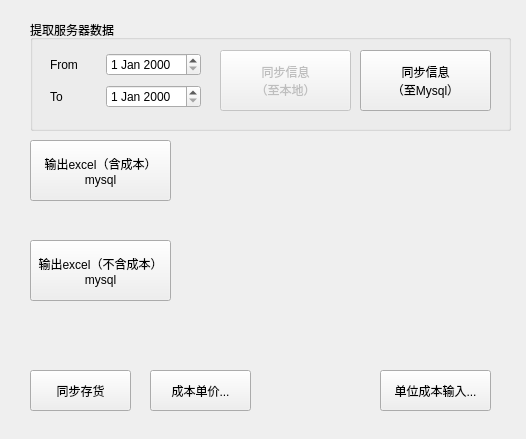
<?xml version="1.0" encoding="UTF-8"?>
<ui version="4.0">
 <class>Stat_Main</class>
 <widget class="QWidget" name="Stat_Main">
  <property name="geometry">
   <rect>
    <x>0</x>
    <y>0</y>
    <width>526</width>
    <height>439</height>
   </rect>
  </property>
  <property name="minimumSize">
   <size>
    <width>488</width>
    <height>333</height>
   </size>
  </property>
  <property name="windowTitle">
   <string>销售统计</string>
  </property>
  <widget class="QPushButton" name="btn_addcost">
   <property name="geometry">
    <rect>
     <x>380</x>
     <y>370</y>
     <width>111</width>
     <height>41</height>
    </rect>
   </property>
   <property name="text">
    <string>单位成本输入...</string>
   </property>
  </widget>
  <widget class="QGroupBox" name="groupBox">
   <property name="geometry">
    <rect>
     <x>30</x>
     <y>20</y>
     <width>481</width>
     <height>111</height>
    </rect>
   </property>
   <property name="title">
    <string>提取服务器数据</string>
   </property>
   <widget class="QWidget" name="layoutWidget">
    <property name="geometry">
     <rect>
      <x>20</x>
      <y>30</y>
      <width>151</width>
      <height>61</height>
     </rect>
    </property>
    <layout class="QGridLayout" name="gridLayout">
     <item row="0" column="0">
      <widget class="QLabel" name="label_2">
       <property name="text">
        <string>From</string>
       </property>
      </widget>
     </item>
     <item row="0" column="1">
      <widget class="QDateEdit" name="dateEdit_start">
       <property name="readOnly">
        <bool>false</bool>
       </property>
      </widget>
     </item>
     <item row="1" column="0">
      <widget class="QLabel" name="label_3">
       <property name="text">
        <string>To</string>
       </property>
      </widget>
     </item>
     <item row="1" column="1">
      <widget class="QDateEdit" name="dateEdit_end"/>
     </item>
    </layout>
   </widget>
   <widget class="QPushButton" name="btn_tongbu">
    <property name="enabled">
     <bool>false</bool>
    </property>
    <property name="geometry">
     <rect>
      <x>190</x>
      <y>30</y>
      <width>131</width>
      <height>61</height>
     </rect>
    </property>
    <property name="text">
     <string>同步信息
（至本地）</string>
    </property>
   </widget>
   <widget class="QPushButton" name="btn_tongbu_mysql">
    <property name="geometry">
     <rect>
      <x>330</x>
      <y>30</y>
      <width>131</width>
      <height>61</height>
     </rect>
    </property>
    <property name="text">
     <string>同步信息
（至Mysql）</string>
    </property>
   </widget>
  </widget>
  <widget class="QPushButton" name="btn_tongbu_inventory">
   <property name="geometry">
    <rect>
     <x>30</x>
     <y>370</y>
     <width>101</width>
     <height>41</height>
    </rect>
   </property>
   <property name="text">
    <string>同步存货</string>
   </property>
  </widget>
  <widget class="QPushButton" name="btn_unitcost">
   <property name="geometry">
    <rect>
     <x>150</x>
     <y>370</y>
     <width>101</width>
     <height>41</height>
    </rect>
   </property>
   <property name="text">
    <string>成本单价...</string>
   </property>
  </widget>
  <widget class="QPushButton" name="btn_excel_2_mysql">
   <property name="geometry">
    <rect>
     <x>30</x>
     <y>140</y>
     <width>141</width>
     <height>61</height>
    </rect>
   </property>
   <property name="text">
    <string>输出excel（含成本）
mysql</string>
   </property>
  </widget>
  <widget class="QPushButton" name="btn_excel_mysql">
   <property name="geometry">
    <rect>
     <x>30</x>
     <y>240</y>
     <width>141</width>
     <height>61</height>
    </rect>
   </property>
   <property name="text">
    <string>输出excel（不含成本）
mysql</string>
   </property>
  </widget>
 </widget>
 <resources/>
 <connections/>
</ui>
